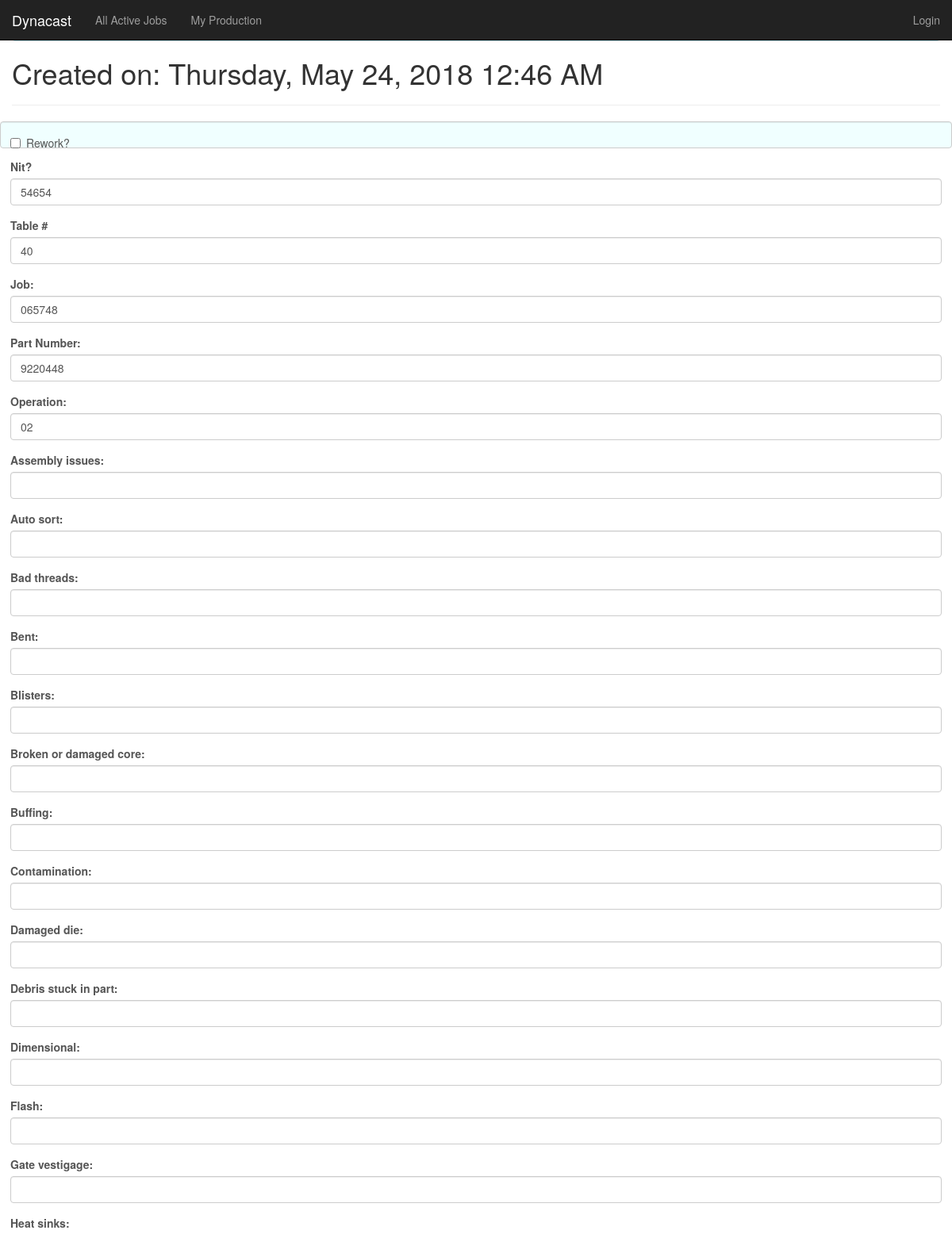
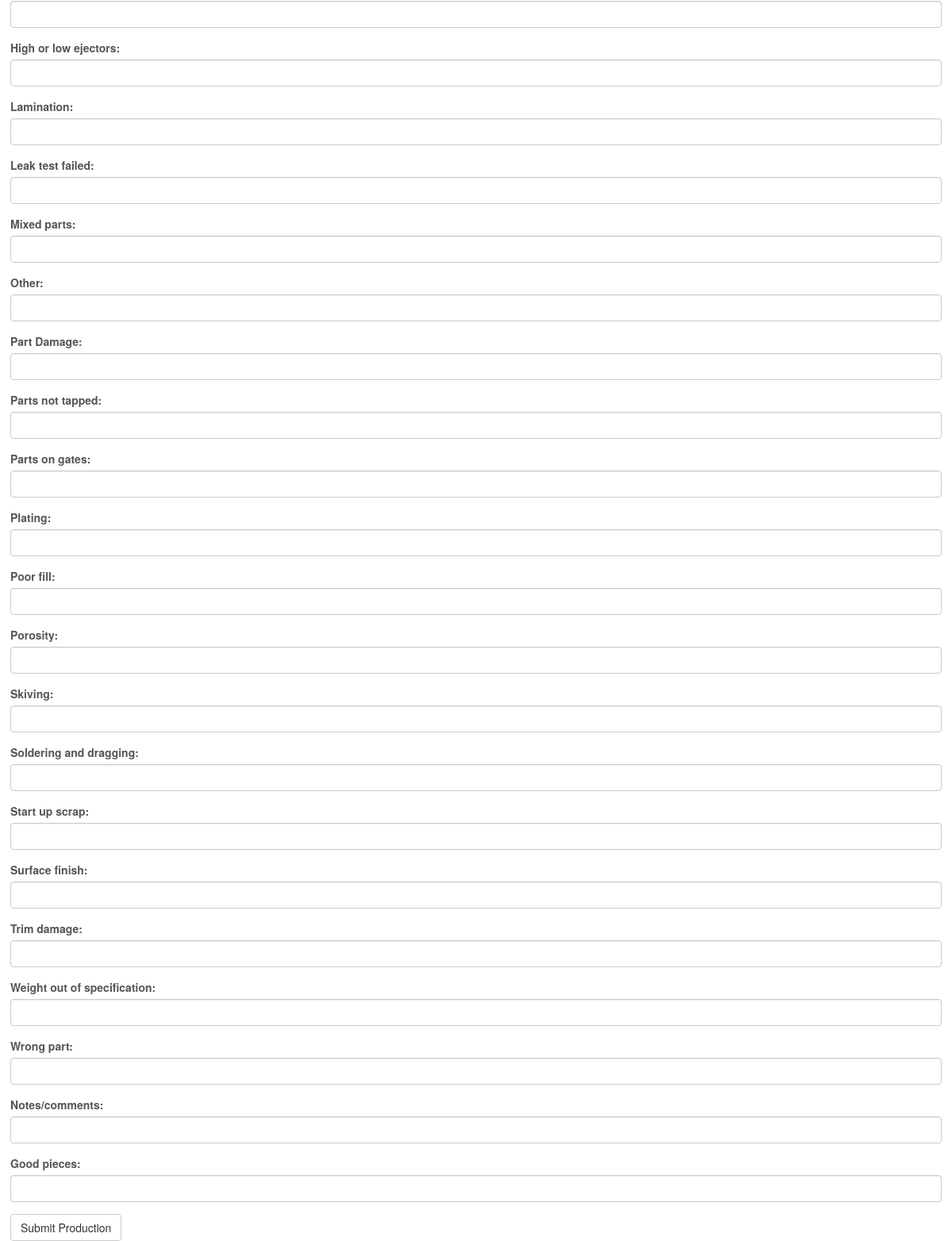
The app's page /item/2 with its own data (2 pictures, top to bottom).
### app/models.py (models this page shows, shortened)
class Post(db.Model):
    id = db.Column(db.Integer, primary_key=True)
    status = db.Column(db.String(15), default="OPEN")
    timestamp = db.Column(db.DateTime, index=True, default=datetime.utcnow)
    user_id = db.Column(db.Integer, db.ForeignKey('user.id'))
    table = db.Column(db.Integer)
    pn = db.Column(db.Integer)
    job = db.Column(db.String(64))
    operation = db.Column(db.String(15))
    rework = db.Column(db.Boolean, default=False)
    nit = db.Column(db.Integer)
    total_pcs = db.Column(db.Integer,default=0)
    good_pcs = db.Column(db.Integer, default=0)
    scrap_pcs = db.Column(db.Integer, default=0)
    user_modified_after_submission = db.Column(db.Boolean, default=False)
    real_time_scans = db.Column(db.Boolean)
    last_submit_time = db.Column(db.DateTime)
    job_start_time = db.Column(db.DateTime)
    job_end_time = db.Column(db.DateTime)
    job_elapsed_time = db.Column(db.String(64))
    job_rate = db.Column(db.Integer, default=0)
    job_number_of_scans = db.Column(db.Integer, default=0)
    lunch_break_taken = db.Column(db.Boolean, default=False)
    lunch_break_start_time = db.Column(db.DateTime)
    lunch_break_end_time = db.Column(db.DateTime)
    lunch_break_counter = db.Column(db.Integer, default=0)
    lunch_break_total_time = db.Column(db.String(64))
    notes = db.Column(db.String(64))
    Scrap_blisters = db.Column(db.Integer, default=0)
    Scrap_plating = db.Column(db.Integer, default=0)
    Scrap_flash = db.Column(db.Integer, default=0)
    Scrap_assembly_issues = db.Column(db.Integer, default=0)
    Scrap_auto_sort = db.Column(db.Integer, default=0)
    Scrap_bad_threads = db.Column(db.Integer, default=0)
    Scrap_bent = db.Column(db.Integer, default=0)
    Scrap_broken_or_damaged_core = db.Column(db.Integer, default=0)
    Scrap_buffing = db.Column(db.Integer, default=0)
    Scrap_contamination = db.Column(db.Integer, default=0)
    Scrap_damaged_die = db.Column(db.Integer, default=0)
    Scrap_debris_stuck_in_part = db.Column(db.Integer, default=0)
    Scrap_dimensional = db.Column(db.Integer, default=0)
    Scrap_gate_vestige = db.Column(db.Integer, default=0)
    Scrap_heat_sinks = db.Column(db.Integer, default=0)
    Scrap_high_or_low_ejectors = db.Column(db.Integer, default=0)
    Scrap_lamination = db.Column(db.Integer, default=0)
    Scrap_leak_test_failed = db.Column(db.Integer, default=0)
    Scrap_mixed_parts = db.Column(db.Integer, default=0)
    Scrap_other = db.Column(db.Integer, default=0)
    Scrap_part_damage = db.Column(db.Integer, default=0)
    Scrap_parts_not_tapped = db.Column(db.Integer, default=0)
    Scrap_parts_on_gates = db.Column(db.Integer, default=0)
    Scrap_poor_fill = db.Column(db.Integer, default=0)
    Scrap_porosity = db.Column(db.Integer, default=0)
    Scrap_skiving = db.Column(db.Integer, default=0)
    Scrap_soldering_and_dragging = db.Column(db.Integer, default=0)
    Scrap_start_up_scrap = db.Column(db.Integer, default=0)
    Scrap_surface_finish = db.Column(db.Integer, default=0)
    Scrap_trim_damage = db.Column(db.Integer, default=0)
    Scrap_weight_out_of_specification = db.Column(db.Integer, default=0)
    Scrap_wrong_part = db.Column(db.Integer, default=0)

### app/routes.py (the view, shortened to what this page needs)
@app.route('/item/<int:id>', methods=['Get', 'Post'])
def edit(id):
    qry = Post.query.filter(Post.id == id)
    transaction = qry.first()
    if transaction.real_time_scans == 1 or transaction.real_time_scans is True:
        flash("Please make the necessary edits to the job started on {}. When complete hit Submit.".format(d.strftime(transaction.job_start_time,"%b %d %Y %I:%M %p")))
        return redirect(url_for('complete_sort_box_scan',record=id,))
    form = JobProductionForm(job=transaction.job, table=transaction.table, pn=transaction.pn, operation=transaction.operation, nit=transaction.nit, rework=transaction.rework)
    flash("Please make the necessary edits to the job started on {}. When complete hit Submit.".format(d.strftime(transaction.job_start_time,"%b %d %Y %I:%M %p")))
    return render_template('edit_production.html', form=form, creation_time=transaction.timestamp)

### app/templates/edit_production.html (shortened to what this page needs)
{% extends 'base.html' %}
{% import 'bootstrap/wtf.html' as wtf %}
{% block app_content %}
{% block head %}
  {{ super() }}
{% endblock %}
<h1>
Created on: {{ moment(creation_time).format('LLLL') }}
</h1>
<hr>
<form action="" method="post">
        <div class="row">
                <div class="col">
                <div class ="form-control" style="background-color:azure;">
                        {{ wtf.quick_form(form, form_type='horizontal') }}
                </div>
</form>
{% endblock %}

### records on screen
Post: timestamp "Thursday, May 24, 2018 12:46 AM", nit "54654", table "40", job "065748", pn "9220448", operation "02"
